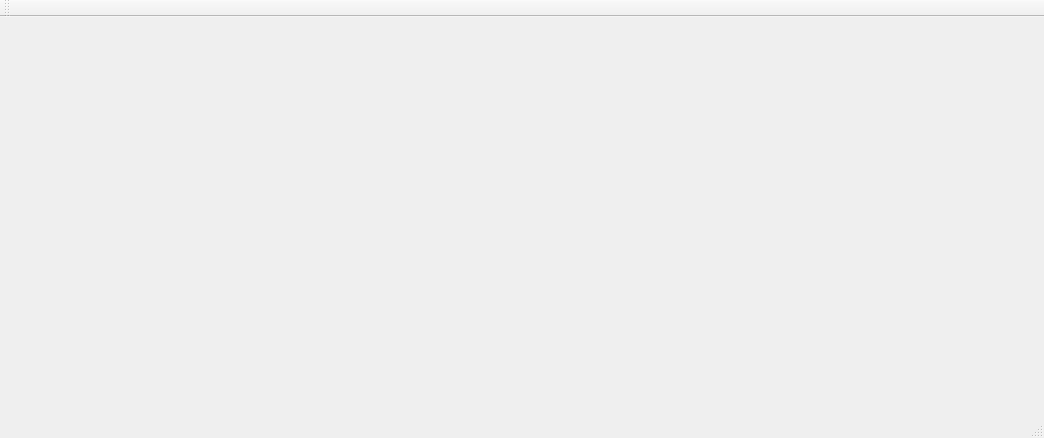
<?xml version="1.0" encoding="UTF-8"?>
<ui version="4.0">
 <class>MainWindow</class>
 <widget class="QMainWindow" name="MainWindow">
  <property name="geometry">
   <rect>
    <x>0</x>
    <y>0</y>
    <width>1044</width>
    <height>438</height>
   </rect>
  </property>
  <property name="windowTitle">
   <string>MainWindow</string>
  </property>
  <widget class="QWidget" name="centralWidget"/>
  <widget class="QMenuBar" name="menuBar">
   <property name="geometry">
    <rect>
     <x>0</x>
     <y>0</y>
     <width>1044</width>
     <height>23</height>
    </rect>
   </property>
  </widget>
  <widget class="QToolBar" name="mainToolBar">
   <attribute name="toolBarArea">
    <enum>TopToolBarArea</enum>
   </attribute>
   <attribute name="toolBarBreak">
    <bool>false</bool>
   </attribute>
  </widget>
  <widget class="QStatusBar" name="statusBar"/>
 </widget>
 <layoutdefault spacing="6" margin="11"/>
 <resources/>
 <connections/>
</ui>
